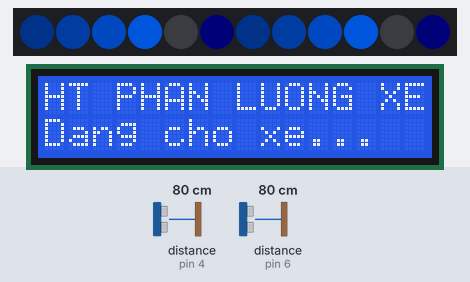
The sketch below on a simulated Arduino Uno, built with avr-gcc and run on an emulated ATmega328P. Parts: 12 RGB LEDs in strip order, left to right, 16×2 character LCD. Wiring (inferred from the names in the program): 2 × ultrasonic range finder: trigger pin 5, echo pin 4 / trigger pin 7, echo pin 6. The inputs (shaded band) are chosen by the test bench; at power-on: distance to the obstacle (sensors on pin 4, pin 6) 80 cm. The echo pulse lasts 58.3 µs per cm; dim RGB values are drawn brighter than linear.

Above: at 3.2 s.
3.3 s: distance to the obstacle (sensor on pin 4) set to 2 cm
At 4.9 s:
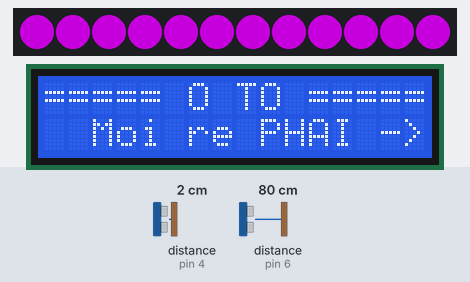
5.1 s: distance to the obstacle (sensor on pin 4) set to 18 cm
At 6.75 s:
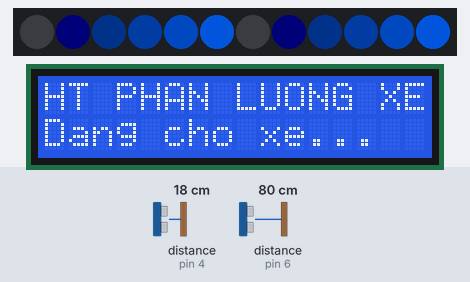
8.1 s: distance to the obstacle (sensor on pin 6) set to 2 cm
At 9.5 s:
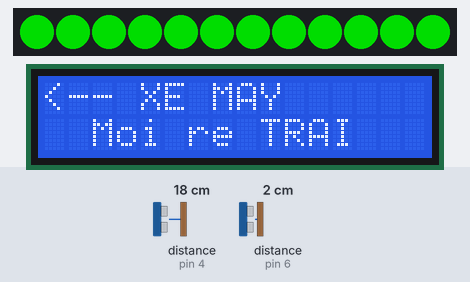
10.7 s: distance to the obstacle (sensor on pin 6) set to 18 cm
At 12.35 s:
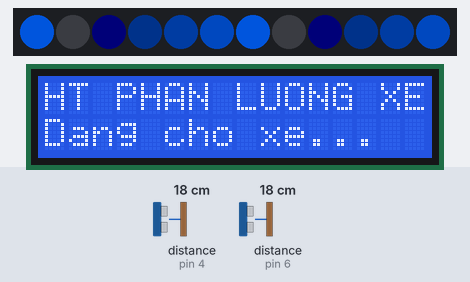
13.7 s: distance to the obstacle (sensor on pin 6) set to 4 cm
At 15.8 s:
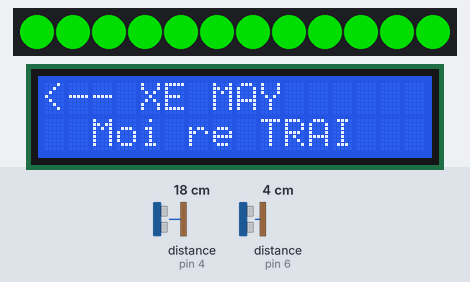

Measured:
- after the input at 3.3 s, the display: first differs from a run without the input after 0.12 s (image 1 shows a later state)
- after the input at 5.1 s, the display: changes after 1.5 s (image 2)
- after the input at 8.1 s, the display: first changes after 0.11 s (image 3 shows a later state)
- after the input at 10.7 s, the display: changes after 1.5 s (image 4)
- after the input at 13.7 s, the display: first changes after 0.09 s (image 5 shows a later state)

The sketch:

BLKLab_PRJ_Phan_Luong_Bai_Do_Xe_Arduino.ino
```cpp
/**
 * =========================================================================================
 * * SƠ ĐỒ ĐẤU NỐI PHẦN CỨNG:
 * * 1. MÀN HÌNH LCD I2C (16x2)
 * - VCC  -> 5V
 * - GND  -> GND
 * - SDA  -> A4 (hoặc chân SDA trên Arduino)
 * - SCL  -> A5 (hoặc chân SCL trên Arduino)
 * * 2. CẢM BIẾN SIÊU ÂM 1 (BÊN TRÁI / CẢM BIẾN 1)
 * - VCC  -> 5V
 * - GND  -> GND
 * - TRIG -> Chân Digital 7
 * - ECHO -> Chân Digital 6
 * * 3. CẢM BIẾN SIÊU ÂM 2 (BÊN PHẢI / CẢM BIẾN 2)
 * - VCC  -> 5V
 * - GND  -> GND
 * - TRIG -> Chân Digital 5
 * - ECHO -> Chân Digital 4
 * * 4. VÒNG LED NEOPIXEL (12 LED)
 * - VCC  -> 5V
 * - GND  -> GND
 * - DIN  -> Chân Digital 3
 * =========================================================================================
 */

#include <Wire.h>
#include <LiquidCrystal_I2C.h>
#include <Adafruit_NeoPixel.h>

// -------------------------------------------------------------------------
// 1. CẤU HÌNH CHÂN TÍN HIỆU VÀ ĐỐI TƯỢNG PHẦN CỨNG
// -------------------------------------------------------------------------
LiquidCrystal_I2C lcd(0x27, 16, 2);

const int TRIG_1 = 7;
const int ECHO_1 = 6;
const int TRIG_2 = 5;
const int ECHO_2 = 4;
const int NUM_READINGS = 5; // Số lần đọc mẫu để lọc nhiễu cảm biến

#define PIN_NEO 3
#define NUM_LEDS 12
Adafruit_NeoPixel strip = Adafruit_NeoPixel(NUM_LEDS, PIN_NEO, NEO_GRB + NEO_KHZ800);

// -------------------------------------------------------------------------
// 2. THÔNG SỐ VÀ NGƯỠNG PHÂN LOẠI
// -------------------------------------------------------------------------
const float KHOANG_CACH_2_CB = 20.0; // Khoảng cách vật lý giữa 2 cảm biến (cm)
const float MOC_PHAT_HIEN_XE = 10.0; // Khoảng cách tối đa để xác nhận có xe (cm)
const float RONG_MAX_XE_MAY  = 5.0;  // Ngưỡng chiều rộng tối đa của xe máy (cm)

// -------------------------------------------------------------------------
// 3. CÁC BIẾN QUẢN LÝ TRẠNG THÁI HỆ THỐNG
// -------------------------------------------------------------------------
// Các trạng thái: 0 = Đang quét, 1 = Xe máy, 2 = Ô tô, 3 = Chờ (Không có xe)
int trangThaiXe = 3;
int trangThaiCu = -1;

bool xeTonTai = false;
unsigned long thoiGianVao = 0;
unsigned long thoiGianMatTienHieu = 0;
float maxChieuRong = 0.0;

const unsigned long TG_DANG_QUET     = 1000; // Thời gian duy trì trạng thái quét (ms)
const unsigned long TG_CHONG_NHIEU_DI= 1500; // Độ trễ xác nhận xe đã rời đi (ms)

// -------------------------------------------------------------------------
// 4. BIẾN ĐIỀU KHIỂN ĐA NHIỆM CHO HIỆU ỨNG LED
// -------------------------------------------------------------------------
// Hiệu ứng 1: Quét nhanh khi phát hiện xe
int spinPos = 0;
unsigned long thoiGianChayLed = 0;
const unsigned long TOC_DO_LED = 12; // ms/frame

// Hiệu ứng 2: Chế độ chờ (Radar siêu chậm)
unsigned long thoiGianRadar = 0;
int headPos = 0;
const unsigned long TOC_DO_RADAR = 220; // ms/frame

// Cấu hình dải màu mờ dần cho hiệu ứng đuôi Radar
const uint8_t brightTail[12] = {255, 140, 60, 20, 5, 0, 0, 0, 0, 0, 0, 0};

// -------------------------------------------------------------------------
// CHƯƠNG TRÌNH KHỞI TẠO (SETUP)
// -------------------------------------------------------------------------
void setup() {
  Serial.begin(9600);

  // Khởi tạo chân tín hiệu cảm biến
  pinMode(TRIG_1, OUTPUT); pinMode(ECHO_1, INPUT);
  pinMode(TRIG_2, OUTPUT); pinMode(ECHO_2, INPUT);

  // Khởi tạo vòng LED
  strip.begin();
  strip.setBrightness(150);
  strip.show();

  // Khởi tạo màn hình LCD và hiển thị thông điệp khởi động
  lcd.init();
  lcd.backlight();
  lcd.setCursor(0, 0); lcd.print("HT PHAN LUONGBLK");
  lcd.setCursor(0, 1); lcd.print("   XIN CHAO!    ");
  delay(2000);
  lcd.clear();
}

// -------------------------------------------------------------------------
// CHƯƠNG TRÌNH CHÍNH (LOOP)
// -------------------------------------------------------------------------
void loop() {
  // Lấy dữ liệu đã được lọc nhiễu từ 2 cảm biến
  float dist1 = getFilteredDistance(TRIG_1, ECHO_1);
  float dist2 = getFilteredDistance(TRIG_2, ECHO_2);

  // Xác định xem có xe đi vào vùng nhận diện hay không
  bool coXeHienTai = (dist1 < MOC_PHAT_HIEN_XE || dist2 < MOC_PHAT_HIEN_XE);

  // BƯỚC 1: XỬ LÝ LƯU TRỮ VÀ TÍNH TOÁN KÍCH THƯỚC XE
  if (coXeHienTai) {
    thoiGianMatTienHieu = millis();

    // Đánh dấu mốc thời gian khi xe mới bắt đầu tiến vào
    if (!xeTonTai) {
      xeTonTai = true;
      thoiGianVao = millis();
      maxChieuRong = 0.0;
    }

    // Chuẩn hóa khoảng cách (loại bỏ các giá trị nhiễu vượt quá khoảng cách 2 cảm biến)
    float valid_d1 = (dist1 > KHOANG_CACH_2_CB) ? 10.0 : dist1;
    float valid_d2 = (dist2 > KHOANG_CACH_2_CB) ? 10.0 : dist2;

    // Tính toán chiều rộng của phương tiện
    float chieuRongVat = KHOANG_CACH_2_CB - (valid_d1 + valid_d2);

    // Cập nhật giá trị chiều rộng lớn nhất ghi nhận được
    if (chieuRongVat > maxChieuRong) {
      maxChieuRong = chieuRongVat;
    }
  }

  // BƯỚC 2: CẬP NHẬT TRẠNG THÁI HỆ THỐNG DỰA TRÊN DỮ LIỆU
  if (xeTonTai) {
    // Nếu mất tín hiệu đủ lâu, xác nhận xe đã rời đi
    if (!coXeHienTai && (millis() - thoiGianMatTienHieu >= TG_CHONG_NHIEU_DI)) {
      xeTonTai = false;
      trangThaiXe = 3;
    }
    else {
      // Đang trong thời gian quét để lấy mẫu
      if (millis() - thoiGianVao < TG_DANG_QUET) {
        trangThaiXe = 0;
      }
      // Kết thúc quét, tiến hành phân loại phương tiện
      else {
        if (maxChieuRong > RONG_MAX_XE_MAY) {
          trangThaiXe = 2; // Phân loại: Ô tô
        } else {
          trangThaiXe = 1; // Phân loại: Xe máy
        }
      }
    }
  } else {
    trangThaiXe = 3; // Trạng thái chờ
  }

  // BƯỚC 3: XỬ LÝ ĐA NHIỆM CHO CÁC HIỆU ỨNG LED NEOPIXEL
  if (trangThaiXe == 0) {
    // Hiệu ứng: Sao chổi vàng quay nhanh (Đang quét xe)
    if (millis() - thoiGianChayLed >= TOC_DO_LED) {
      thoiGianChayLed = millis();

      strip.clear();
      strip.setPixelColor(spinPos, strip.Color(255, 180, 0));
      strip.setPixelColor((spinPos + 11) % 12, strip.Color(120, 80, 0));
      strip.setPixelColor((spinPos + 10) % 12, strip.Color(40, 25, 0));
      strip.setPixelColor((spinPos + 9) % 12, strip.Color(10, 3, 0));
      strip.show();

      spinPos = (spinPos + 1) % 12;
    }
  }
  else if (trangThaiXe == 3) {
    // Hiệu ứng: Radar màu lục lam quay chậm (Đang chờ)
    if (millis() - thoiGianRadar >= TOC_DO_RADAR) {
      thoiGianRadar = millis();

      strip.clear();
      for (int i = 0; i < 12; i++) {
        int indexFromHead1 = (headPos - i + 12) % 12;
        int indexFromHead2 = ((headPos + 6) - i + 12) % 12;

        uint8_t currentBright = brightTail[indexFromHead1];
        if (brightTail[indexFromHead2] > currentBright) {
          currentBright = brightTail[indexFromHead2];
        }

        if (currentBright > 0) {
          uint8_t g_val = (100 * currentBright) / 255;
          uint8_t b_val = (255 * currentBright) / 255;
          strip.setPixelColor(i, strip.Color(0, g_val, b_val));
        }
      }

      strip.show();
      headPos = (headPos + 1) % 12;
    }
  }

  // BƯỚC 4: XUẤT THÔNG TIN LÊN LCD VÀ CHỐT MÀU LED DỰA TRÊN PHÂN LOẠI
  if (trangThaiXe != trangThaiCu) {
    lcd.clear();

    switch (trangThaiXe) {
      case 0: // Đang quét
        lcd.setCursor(0, 0); lcd.print(" DANG QUET XE...");
        lcd.setCursor(0, 1); lcd.print("  Vui long cho  ");
        break;

      case 1: // Xác nhận Xe máy
        lcd.setCursor(0, 0); lcd.print("<-- XE MAY");
        lcd.setCursor(0, 1); printCentered("Moi re TRAI");
        setSolidColor(strip.Color(0, 255, 0));   // LED xanh lá
        break;

      case 2: // Xác nhận Ô tô
        lcd.setCursor(0, 0); lcd.print("===== O TO =====");
        lcd.setCursor(2, 1); lcd.print("Moi re PHAI ->");
        setSolidColor(strip.Color(230, 0, 255)); // LED tím hồng
        break;

      case 3: // Chờ xe
        lcd.setCursor(0, 0); lcd.print("HT PHAN LUONG XE");
        lcd.setCursor(0, 1); printCentered("Dang cho xe... ");
        break;
    }

    // Cập nhật trạng thái để tránh việc xóa/vẽ lại LCD liên tục
    trangThaiCu = trangThaiXe;
  }
}

// -------------------------------------------------------------------------
// CÁC HÀM TIỆN ÍCH / PHỤ TRỢ DỮ LIỆU
// -------------------------------------------------------------------------

/**
 * Hiển thị một màu đồng nhất trên toàn bộ vòng LED NeoPixel.
 * @param color Mã màu dạng dải 32-bit (RGB)
 */
void setSolidColor(uint32_t color) {
  for(int i = 0; i < NUM_LEDS; i++) {
    strip.setPixelColor(i, color);
  }
  strip.show();
}

/**
 * Căn giữa chuỗi văn bản trên một dòng của màn hình LCD (16 ký tự).
 * @param text Chuỗi ký tự cần căn giữa
 */
void printCentered(const char* text) {
  int len = strlen(text);
  int spaces = (16 - len) / 2;
  for (int i = 0; i < spaces; i++) lcd.print(" ");
  lcd.print(text);
}

/**
 * Lấy khoảng cách từ cảm biến siêu âm với cơ chế lấy trung bình nhiều mẫu để lọc nhiễu.
 * @param trigPin Chân phát xung
 * @param echoPin Chân nhận xung
 * @return Khoảng cách đo được tính bằng cm
 */
float getFilteredDistance(int trigPin, int echoPin) {
  float sum = 0;
  int validReadings = 0;

  for (int i = 0; i < NUM_READINGS; i++) {
    // Phát xung siêu âm
    digitalWrite(trigPin, LOW); delayMicroseconds(2);
    digitalWrite(trigPin, HIGH); delayMicroseconds(10);
    digitalWrite(trigPin, LOW);

    // Tính toán thời gian phản hồi (timeout 25000 tương đương ~400cm)
    long duration = pulseIn(echoPin, HIGH, 25000);

    if (duration > 0) {
      sum += (duration * 0.0343 / 2); // Quy đổi thời gian ra cm
      validReadings++;
    }
    delay(4); // Độ trễ ngắn giữa các lần đọc mẫu
  }

  // Trả về giá trị phi thực tế nếu không có phản hồi hợp lệ (lỗi cảm biến hoặc xa ngoài tầm)
  if (validReadings == 0) return 999.0;

  return sum / validReadings;
}
```
